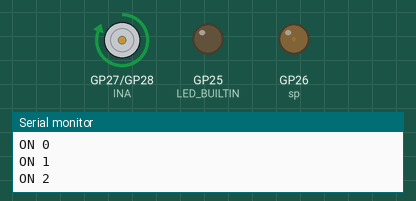
This sketch was run on a simulated Raspberry Pi Pico. Parts: motor-driver pin pairs drawn as motors (green arrow = first pin HIGH = forward, orange = second pin HIGH = backward, longer = more drive), output pins drawn as LEDs (lit = HIGH), the last lines printed to the serial monitor.

Above: at 0.05 s.
At 4.85 s:
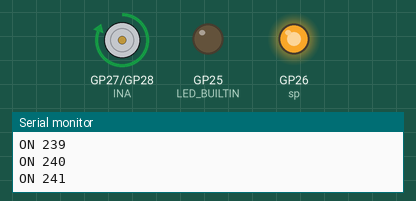
At 9.75 s:
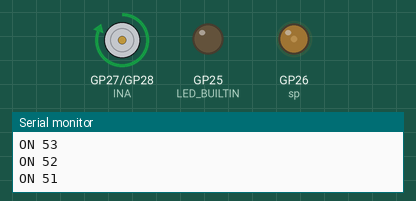
At 23.45 s:
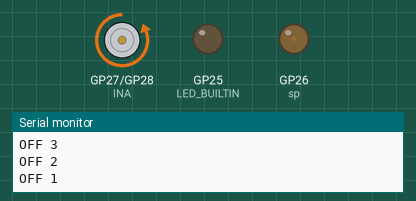
Timing chart, 0 to 30.6 s (numbered marks = the images above):
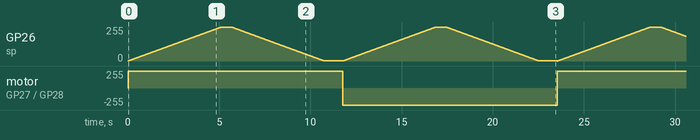

The sketch:

vnh5019_rp2040.ino
```cpp
/*
PINMAP rp2040 XIAO : https://files.seeedstudio.com/wiki/XIAO-RP2040/img/xinpin.jpg
PINMAP VNH5019 : https://a.pololu-files.com/picture/0J10257.1200.jpg?29db47390e8b499ff3b6c0179ced7956
*/

const int RES = 8; // Résolution du PWM en bit
int sp = 26;      // Pin speed PWM
int INA = 27;     // Clockwise pin
int INB = 28;     // CounterClockwise pin

void setup() {
  Serial.begin(9600);
  pinMode(LED_BUILTIN, OUTPUT);
  pinMode(sp, OUTPUT);
  pinMode(INA, OUTPUT);
  pinMode(INB, OUTPUT);
}

void dir(int d){
  if(d==1){
    digitalWrite(INB, LOW);
    digitalWrite(INA, HIGH);
    Serial.println("CLOCKWISE");
  }else if(d==0){
    digitalWrite(INA, LOW);
    digitalWrite(INB, HIGH);
    Serial.println("COUNTER CLOCKWISE");
  }else{
    digitalWrite(INA, LOW);
    digitalWrite(INB, LOW);
    Serial.println("PLEASE SELECT 1 OR 0");
  }
}

void loop() {
  dir(1);
  for(int i=0; i<pow(2, RES); i++){
    analogWrite(sp, i);
    Serial.print("ON ");
    Serial.println(i);
    delay(20);
  }
  delay(500);
  for(int i=pow(2, RES); i>0; i--){
    analogWrite(sp, i);
    Serial.print("ON ");
    Serial.println(i);
    delay(20);
  }

  delay(1000);

  dir(0);
  for(int i=0; i<pow(2, RES); i++){
    analogWrite(sp, i);
    Serial.print("OFF ");
    Serial.println(i);
    delay(20);
  }
  delay(500);
  for(int i=pow(2, RES); i>0; i--){
    analogWrite(sp, i);
    Serial.print("OFF ");
    Serial.println(i);
    delay(20);
  }

  delay(1000);
}
```

Measured:
- by itself, motor on GP27 (INA) / GP28 (INB): alternates forward 255/255 for 11.8 s and backward 255/255 for 11.8 s
